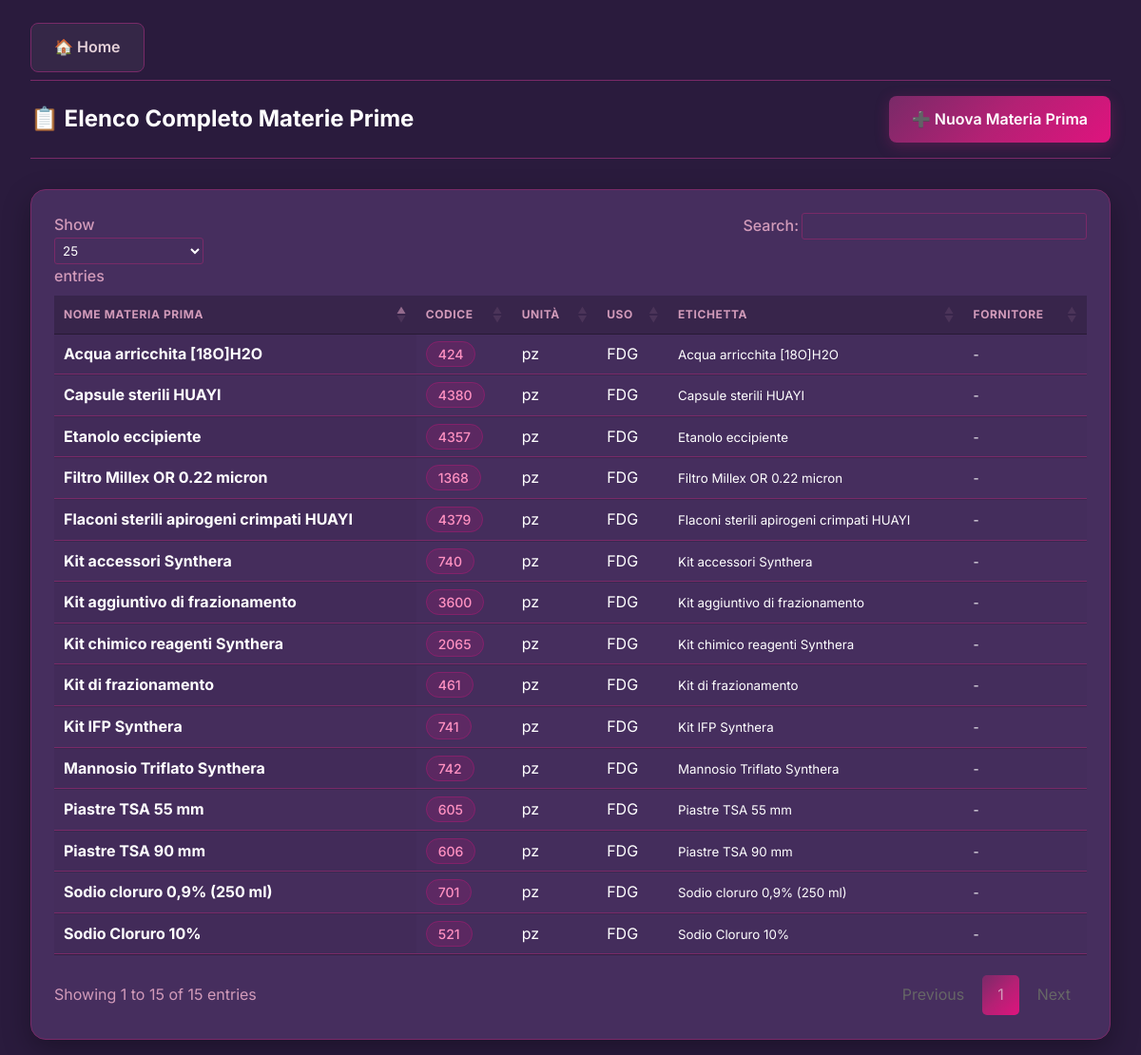
Page /list on the committed database.
### tables this page shows
CREATE TABLE Elenco_MP (
            codice TEXT PRIMARY KEY,
            nome_mp TEXT,
            nome_file TEXT,
            unita_misura TEXT,
            nome_etichetta TEXT,
            uso TEXT,
            codice_fornitore TEXT,
            controcampione TEXT,
            distribuzione TEXT
        , scorta_minima FLOAT DEFAULT 0, ordine_magazzino INTEGER DEFAULT 999, categoria_magazzino TEXT);

### app.py (the view)
@app.route('/list')
def product_list():
    query = request.args.get('q')
    conn = get_db_connection()
    if query:
        products_rows = conn.execute("SELECT * FROM Elenco_MP WHERE nome_mp LIKE ? OR codice LIKE ?",
                                ('%' + query + '%', '%' + query + '%')).fetchall()
    else:
        products_rows = conn.execute('SELECT * FROM Elenco_MP ORDER BY nome_mp ASC').fetchall()
    products = [dict(row) for row in products_rows]
    conn.close()
    return render_template('list.html', products=products, search_query=query)

### app.py (called while the page is built)
def get_db_connection():
    conn = sqlite3.connect(DB_PATH)
    conn.row_factory = sqlite3.Row
    return conn

### templates/list.html (shortened to what this page needs)
{% extends 'base.html' %}
{% block content %}
<link rel="stylesheet" type="text/css" href="https://cdn.datatables.net/1.13.6/css/jquery.dataTables.min.css">
<div style="display: flex; justify-content: space-between; align-items: center; margin-bottom: 2rem; border-bottom: 1px solid var(--border-color); padding-bottom: 1rem;">
    <h2 style="margin: 0;">📋 Elenco Completo Materie Prime</h2>
    <a href="{{ url_for('add') }}" class="btn btn-primary" style="display: inline-flex; align-items: center; gap: 0.5rem; text-decoration: none;">
        <span>➕ Nuova Materia Prima</span>
    </a>
</div>
<div class="table-container" style="padding: 1.5rem;">
    <table id="mpTable" class="display">
        <thead>
            <tr>
                <th>Nome Materia Prima</th>
                <th>Codice</th>
                <th>Unità</th>
                <th>Uso</th>
                <th>Etichetta</th>
                <th>Fornitore</th>
            </tr>
        </thead>
        <tbody>
            {% for product in products %}
            <tr>
                <td><strong>{{ product['nome_mp'] }}</strong></td>
                <td><span class="badge">{{ product['codice'] }}</span></td>
                <td>{{ product['unita_misura'] }}</td>
                <td>{{ product['uso'] }}</td>
                <td><small>{{ product['nome_etichetta'] or '-' }}</small></td>
                <td><small>{{ product['codice_fornitore'] or '-' }}</small></td>
            </tr>
            {% endfor %}
        </tbody>
    </table>
</div>
{% endblock %}

### static/css/style.css (style rules this page uses)
:root { --bg-dark: #2a1b3d; --card-bg: #462e5e; --accent-color: #df137e; --primary-color: #792a68; --text-primary: #ffffff; --text-secondary: #d29bba; --text-pale: #e4d0d8; --border-color: #792a68; --muted-color: #6b5955; --success: #10b981; --warning: #f59e0b; --danger: #ef4444; --gradient: linear-gradient(135deg, #792a68 0%, #b32174 50%, #df137e 100%); }
* { margin: 0; padding: 0; box-sizing: border-box; font-family: 'Inter', -apple-system, sans-serif; }
body { background-color: var(--bg-dark); color: var(--text-primary); line-height: 1.6; }
.btn { display: inline-block; padding: 0.75rem 1.5rem; border-radius: 0.5rem; font-weight: 600; text-decoration: none; transition: all 0.3s ease; cursor: pointer; border: none; text-align: center; }
.btn-primary { background: var(--gradient); color: white; box-shadow: 0 4px 15px rgba(179, 33, 116, 0.3); }
.table-container { background: var(--card-bg); border-radius: 1rem; border: 1px solid var(--border-color); overflow: hidden; box-shadow: 0 10px 30px rgba(0, 0, 0, 0.3); }
table { width: 100%; border-collapse: collapse; }
th, td { padding: 1.25rem; text-align: left; border-bottom: 1px solid rgba(255, 255, 255, 0.05); }
th { background: rgba(0, 0, 0, 0.2); color: var(--text-pale); font-weight: 600; text-transform: uppercase; font-size: 0.75rem; letter-spacing: 0.05em; }
.badge { background: rgba(223, 19, 126, 0.15); color: #ff91c1; padding: 0.25rem 0.75rem; border-radius: 2rem; font-size: 0.875rem; font-weight: 500; border: 1px solid rgba(223, 19, 126, 0.3); }

### templates/list.html (style rules this page uses)
table.dataTable thead th { border-bottom: 1px solid var(--border-color); color: var(--text-secondary); }
table.dataTable tbody td { border-bottom: 1px solid var(--border-color); background: transparent !important; color: var(--text-primary); }

### rows in the picture
Elenco_MP: nome_mp "Acqua arricchita [18O]H2O", codice "424", unita_misura "pz", uso "FDG", nome_etichetta "Acqua arricchita [18O]H2O", codice_fornitore "-"
Elenco_MP: nome_mp "Capsule sterili HUAYI", codice "4380", unita_misura "pz", uso "FDG", nome_etichetta "Capsule sterili HUAYI", codice_fornitore "-"
Elenco_MP: nome_mp "Etanolo eccipiente", codice "4357", unita_misura "pz", uso "FDG", nome_etichetta "Etanolo eccipiente", codice_fornitore "-"
Elenco_MP: nome_mp "Filtro Millex OR 0.22 micron", codice "1368", unita_misura "pz", uso "FDG", nome_etichetta "Filtro Millex OR 0.22 micron", codice_fornitore "-"
Elenco_MP: nome_mp "Flaconi sterili apirogeni crimpati HUAYI", codice "4379", unita_misura "pz", uso "FDG", nome_etichetta "Flaconi sterili apirogeni crimpati HUAYI", codice_fornitore "-"
Elenco_MP: nome_mp "Kit IFP Synthera", codice "741", unita_misura "pz", uso "FDG", nome_etichetta "Kit IFP Synthera", codice_fornitore "-"
Elenco_MP: nome_mp "Kit accessori Synthera", codice "740", unita_misura "pz", uso "FDG", nome_etichetta "Kit accessori Synthera", codice_fornitore "-"
Elenco_MP: nome_mp "Kit aggiuntivo di frazionamento", codice "3600", unita_misura "pz", uso "FDG", nome_etichetta "Kit aggiuntivo di frazionamento", codice_fornitore "-"
Elenco_MP: nome_mp "Kit chimico reagenti Synthera", codice "2065", unita_misura "pz", uso "FDG", nome_etichetta "Kit chimico reagenti Synthera", codice_fornitore "-"
Elenco_MP: nome_mp "Kit di frazionamento", codice "461", unita_misura "pz", uso "FDG", nome_etichetta "Kit di frazionamento", codice_fornitore "-"
Elenco_MP: nome_mp "Mannosio Triflato Synthera", codice "742", unita_misura "pz", uso "FDG", nome_etichetta "Mannosio Triflato Synthera", codice_fornitore "-"
Elenco_MP: nome_mp "Piastre TSA 55 mm", codice "605", unita_misura "pz", uso "FDG", nome_etichetta "Piastre TSA 55 mm", codice_fornitore "-"
Elenco_MP: nome_mp "Piastre TSA 90 mm", codice "606", unita_misura "pz", uso "FDG", nome_etichetta "Piastre TSA 90 mm", codice_fornitore "-"
Elenco_MP: nome_mp "Sodio Cloruro 10%", codice "521", unita_misura "pz", uso "FDG", nome_etichetta "Sodio Cloruro 10%", codice_fornitore "-"
Elenco_MP: nome_mp "Sodio cloruro 0,9% (250 ml)", codice "701", unita_misura "pz", uso "FDG", nome_etichetta "Sodio cloruro 0,9% (250 ml)", codice_fornitore "-"
